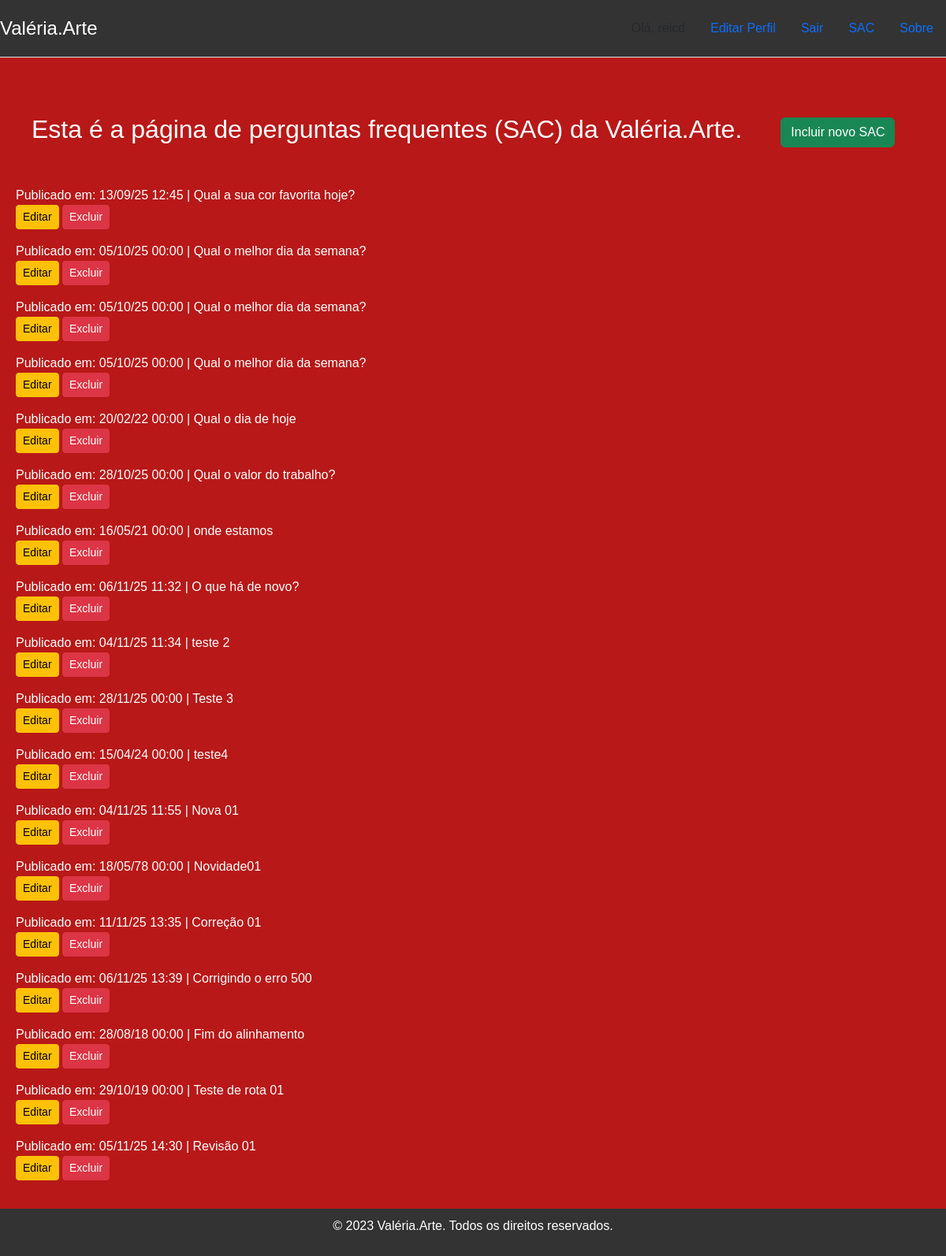
Before: /about/ (signed in) with the older database file.
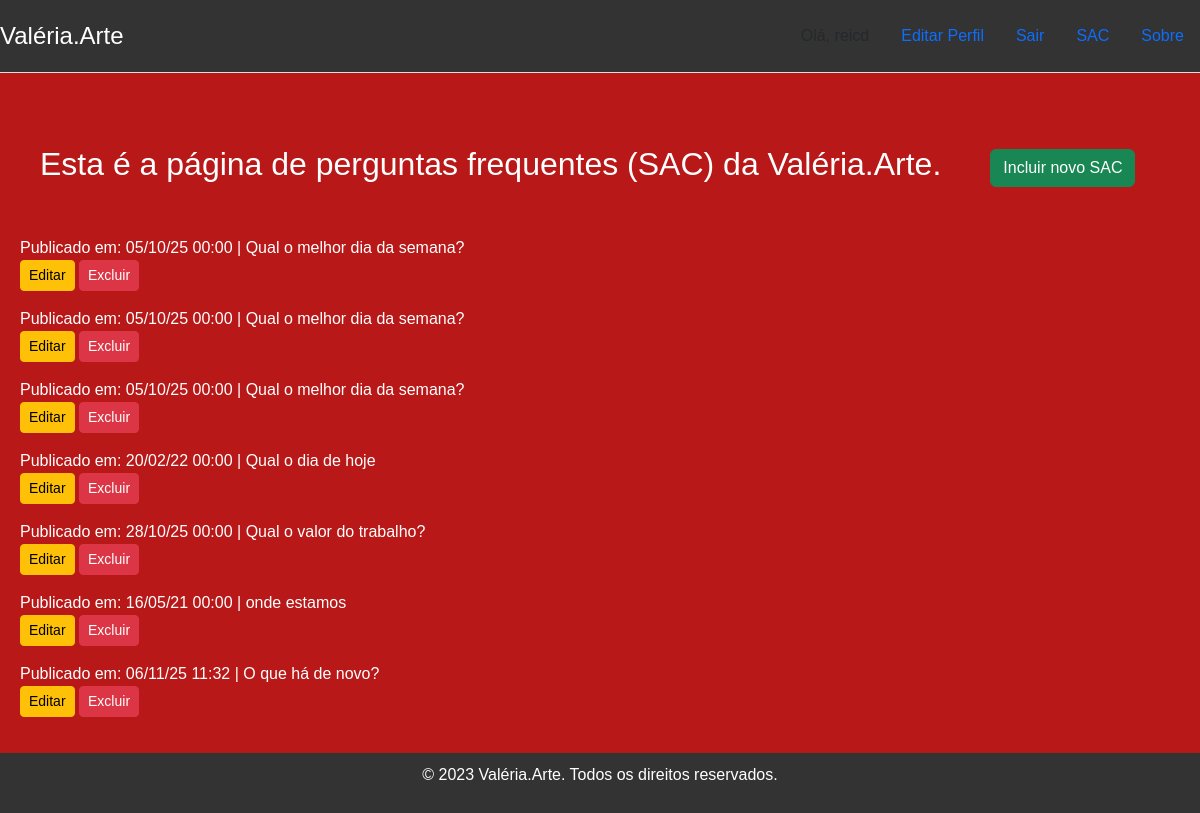
After: the same page with the newer database file.
### sac/models.py (models this page shows)
class Question(models.Model):
    question_text = models.CharField(max_length=200, verbose_name="Pergunta")
    pub_date = models.DateTimeField("Data de publicação")
    class Meta:
        verbose_name = "Pergunta"
        verbose_name_plural = "Perguntas"

### sac/views.py (the view)
# urls.py: path('about/', about, name='products-about'),
@login_required
def about(request):
    question = Question.objects.all()
    context = {'all_questions': question}
    return render(request, 'sac/question.html', context)

### templates/sac/question.html (shortened to what this page needs)
{% extends '_layout2.html' %}
{% load static %}
{% block content %}
    <div class="container mt-4">
        <div class="d-flex justify-content-between align-items-center mb-4">
            <h2>Esta é a página de perguntas frequentes (SAC) da Valéria.Arte.</h2> <hr>
            <a href="{% url 'sac_add' %}" class="btn btn-success font-weight-bold">Incluir novo SAC</a> <br><br>
        </div>
    </div>
    {% for question in all_questions %}
        <div class="faq-item">
                <p>Publicado em: {{ question.pub_date | date:"d/m/y H:i" }} | {{ question.question_text }} <br> <a href="{% url 'sac_edit' question.pk %}" class="btn btn-warning btn-sm">Editar</a>  <a href="{% url 'question_delete' question.pk %}" class="btn btn-danger btn-sm">Excluir</a></p>
        </div>
        {% empty %}
            <p>Nenhuma pergunta disponível no momento.</p>
    {% endfor %}
{% endblock %}

Changed rows visible on the page:
removed Question: pub_date "13/09/25 12:45", question_text "Qual a sua cor favorita hoje?"
removed Question: pub_date "04/11/25 11:34", question_text "teste 2"
removed Question: pub_date "28/11/25 00:00", question_text "Teste 3"
removed Question: pub_date "15/04/24 00:00", question_text "teste4"
removed Question: pub_date "04/11/25 11:55", question_text "Nova 01"
removed Question: pub_date "18/05/78 00:00", question_text "Novidade01"
removed Question: pub_date "11/11/25 13:35", question_text "Correção 01"
removed Question: pub_date "06/11/25 13:39", question_text "Corrigindo o erro 500"
removed Question: pub_date "28/08/18 00:00", question_text "Fim do alinhamento"
removed Question: pub_date "29/10/19 00:00", question_text "Teste de rota 01"
removed Question: pub_date "05/11/25 14:30", question_text "Revisão 01"
